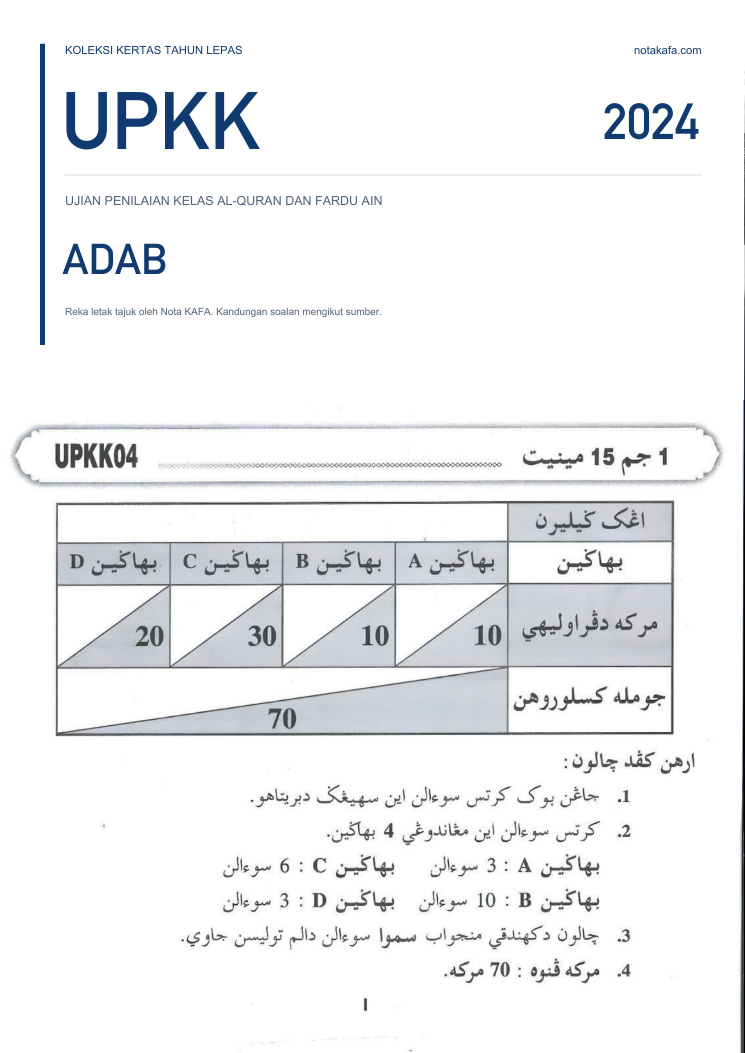
#> input picture assets/kertas/adab-2024/muka01.jpg, 1489 x 2105 px, given in place of muka13.jpg, which was not available (shown at 1/2 size)
$ python baca_jadual_b2.py
#> lines starting #> are read from the running program, lines starting #| are printed output that depends on the picture
#!/usr/bin/env python3
"""Baca huruf jawapan jadual B dengan mengasingkan nombor dan huruf.

OCR biasa gagal pada jadual 2 lajur yang kecil: Vision menggabungkan
"nombor + huruf" atau memecahkannya kepada baris berbeza, jadi susunan
baris tidak boleh dipercayai.

Skrip ini mengambil langkah berbeza:

1. Cari **kedudukan** setiap nombor (x, y) melalui OCR — nombor sahaja
   mudah dikesan kerana ia hanya satu aksara.
2. Potong **window kecil** tepat sebelah nombor itu (kiri atau kanan, pada
   baris yang sama) dan OCR window tersebut — isinya hanya satu huruf.

Langkah 2 offender "huruf" terus kepada nombornya, tanpa perlu meneka
susunan lajur.
"""
import re
import subprocess
import sys
from collections import Counter, defaultdict
from pathlib import Path

from PIL import Image

OCR = "/tmp/ocr2.swift"
AKAR = Path(__file__).resolve().parent.parent

# (kertas, muka, y0, y1) — kawasan jadual jawapan B pada muka skim.
KERTAS = {
    'sirah-2024': (13, 0.430, 0.580),
    'sirah-2025': (13, 0.535, 0.660),
    'jawi-2024': (13, 0.600, 0.730),
    'jawi-2025': (14, 0.630, 0.760),
    'ibadah-2025': (13, 0.490, 0.610),
}

HURUF = "ابجد"


def ocr(path: Path) -> list[tuple[float, float, str]]:
    """Kembalikan [(y, x, teks)] bagi setiap baris yang dikesan."""
    try:
        out = subprocess.run(
            ['swift', str(OCR), str(path), 'ar-SA'],
            capture_output=True, text=True, timeout=180,
        )
    except Exception:  # noqa: BLE001
        return []
    hasil = []
    for baris in out.stdout.splitlines():
        medan = baris.split('\t')
        if len(medan) < 4:
            continue
        try:
            hasil.append((float(medan[0]), float(medan[1]), medan[3]))
        except ValueError:
            continue
    return hasil


def imej(kertas: str, muka: int, x0: float, y0: float, x1: float, y1: float, zoom: float):
#> called with kertas = 'sirah-2024', muka = 13, x0 = 0.1, y0 = 0.43, x1 = 1, y1 = 0.58, zoom = 3
    im = Image.open(AKAR / 'assets' / 'kertas' / kertas / f'muka{muka:02d}.jpg')
#> im is the input picture: PIL image 1489x2105 RGB; mean R, G, B 240.6, 241.6, 243
    w, h = im.size
#> w = 1489; h = 2105
    c = im.crop((int(w * x0), int(h * y0), int(w * x1), int(h * y1)))
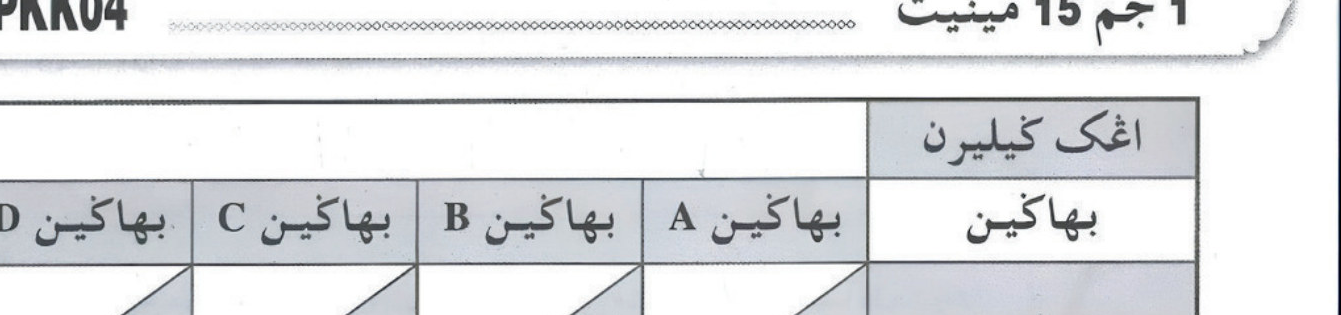
#> c: PIL image 1341x315 RGB; mean R, G, B 224.4, 225.7, 227.9
    c = c.resize((int(c.width * zoom), int(c.height * zoom)), Image.LANCZOS)
#> c: PIL image 4023x945 RGB
    return c


def kotak(kertas: str, muka: int, y0: float, y1: float, zoom: float,
          px0: float, py0: float, px1: float, py1: float) -> Path:
    """Potong kotak tertentu (koordinat relatif kawasan) dan jana klip."""
    c = imej(kertas, muka, 0, 0, 1, 1, zoom)
    W, H = c.size
    kotak_ = c.crop((int(px0 * W), int(py0 * H), int(px1 * W), int(py1 * H)))
    p = Path(f'/tmp/ocr/KOTAK_{kertas}_{int(py0*1000)}_{int(px0*1000)}.png')
    kotak_.save(p)
    return p


def cari_nombor(kertas: str, muka: int, y0: float, y1: float) -> dict[int, list[tuple[float, float]]]:
    """Cari kedudukan setiap nombor 1–10 dalam kawasan jadual."""
    kedudukan = defaultdict(list)
    for x0f in (0.10, 0.25, 0.40, 0.55, 0.70):
        for zoom in (3.0, 4.0, 5.0):
            c = imej(kertas, muka, x0f, y0, 1.0, y1, zoom)
            p = Path(f'/tmp/ocr/NUM_{kertas}_{x0f}_{zoom}.png')
            c.save(p)
            for (y, x, teks) in ocr(p):
                teks = teks.strip()
                # Observation yang mengandungi KECIL sahaja nombor.
                if re.fullmatch(r'[0-9٠-٩]{1,2}', teks):
                    n = int(teks.translate(str.maketrans('٠١٢٣٤٥٦٧٨٩', '0123456789')))
                    if 1 <= n <= 10:
                        # Koordinat relatif terhadap kawasan.
                        kedudukan[n].append(((y), (x0f + x * (1.0 - x0f))))
            p.unlink(missing_ok=True)
    return kedudukan


def main() -> int:
    for kertas, (muka, y0, y1) in KERTAS.items():
        print('#' * 12, kertas)
        kedudukan = cari_nombor(kertas, muka, y0, y1)
        for n in range(1, 11):
            pos = kedudukan.get(n)
            if not pos:
                print(f'  B{n:2d} = ? (nombor tidak dijumpai)')
                continue
            undian = Counter()
            for (y, x) in pos[:3]:
                for sisi in (-1, 1):
                    for lebar in (0.035, 0.055, 0.08):
                        px0 = max(0.0, x + sisi * 0.012)
                        px1 = min(1.0, x + sisi * lebar)
                        py0 = max(0.0, y - 0.022)
                        py1 = min(1.0, y + 0.022)
                        if px1 - px0 < 0.008:
                            continue
                        p = kotak(kertas, muka, y0, y1, 6.0, px0, py0, px1, py1)
                        for (_, _, teks) in ocr(p):
                            for ch in teks:
                                if ch in HURUF:
                                    undian[ch] += 1
                        p.unlink(missing_ok=True)
            if undian:
                huruf, n = undian.most_common(1)[0]
                print(f'  B{n if False else n} = {huruf}  (undi {undian[huruf]}/{sum(undian.values())}) '
                      f'{dict(undian)}')
            else:
                print(f'  B{n:2d} = ? (huruf tidak dijumpai)')
    return 0


if __name__ == '__main__':
    sys.exit(main())
#> (the call stopped at in ocr, `out = subprocess.run( ['swift', str(OCR), str(path), 'ar-SA'], capture..`: subprocess is not available in this run)

$ run again, on assets/kertas/adab-2025/muka02.jpg
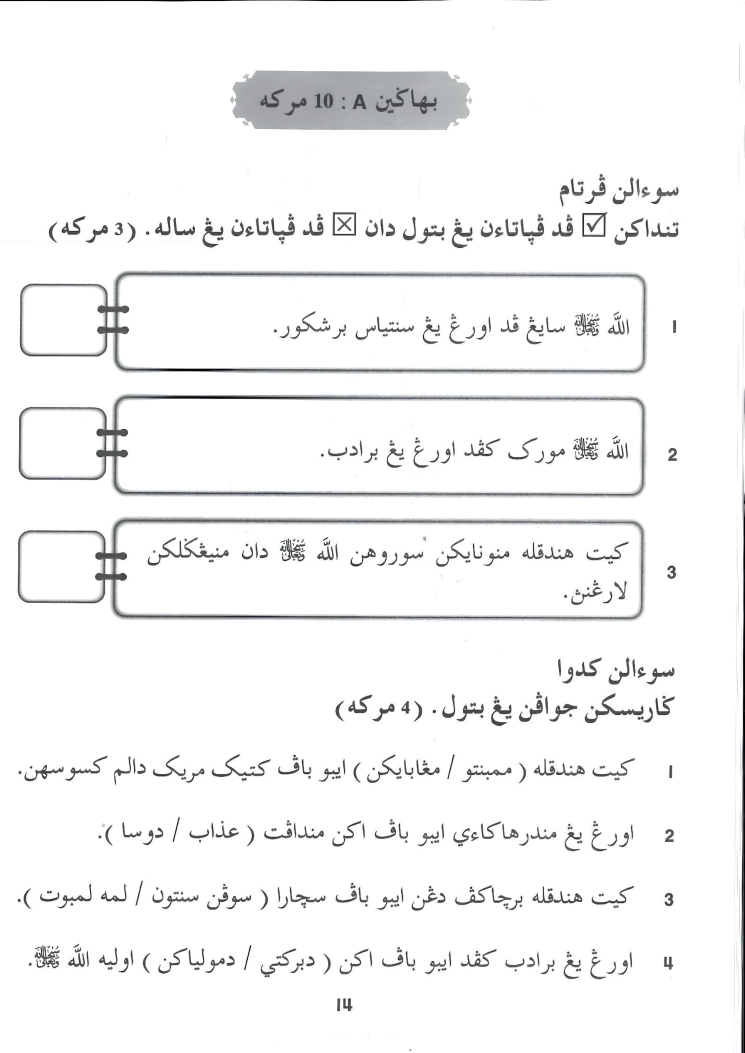
#> input picture assets/kertas/adab-2025/muka02.jpg, 1489 x 2105 px, given in place of muka13.jpg, which was not available (shown at 1/2 size)
#> in imej, im is the input picture: PIL image 1489x2105 RGB; mean R, G, B 244.9, 245.1, 245.3
#> in imej, `c = im.crop((int(w * x0), int(h * y0), int(w * x1), int(h * y1)))`:
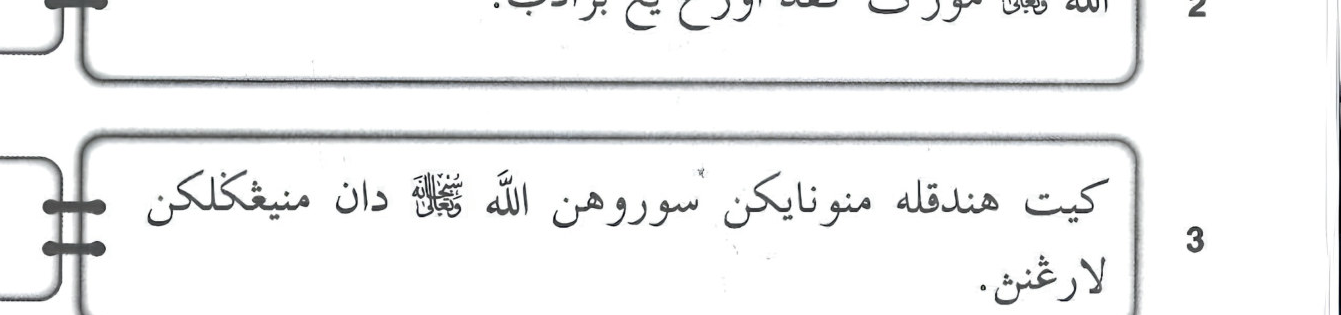
#> c: PIL image 1341x315 RGB; mean R, G, B 241.2, 241.5, 241.7

$ run again, on assets/kertas/adab-2025/muka03.jpg
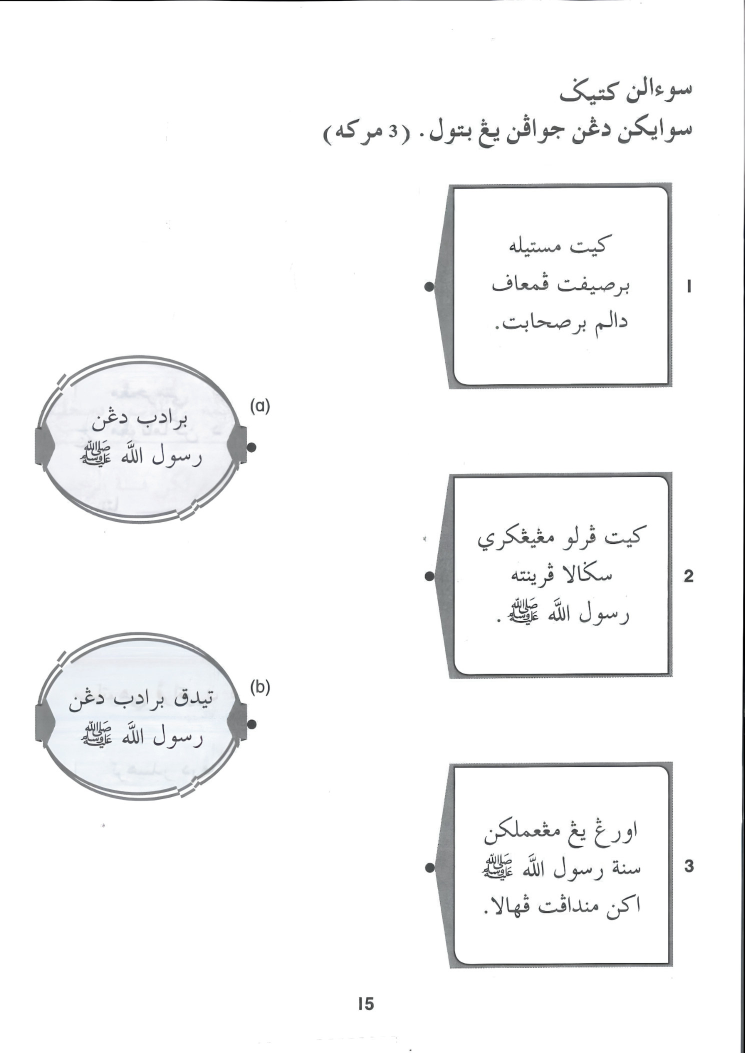
#> input picture assets/kertas/adab-2025/muka03.jpg, 1489 x 2105 px, given in place of muka13.jpg, which was not available (shown at 1/2 size)
#> in imej, im is the input picture: PIL image 1489x2105 RGB; mean R, G, B 247, 247.3, 247.6
#> in imej, `c = im.crop((int(w * x0), int(h * y0), int(w * x1), int(h * y1)))`:
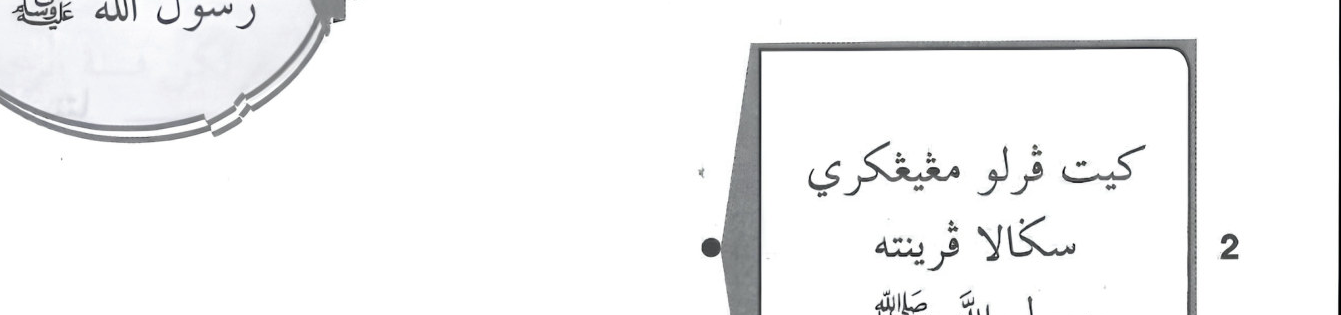
#> c: PIL image 1341x315 RGB; mean R, G, B 244.4, 244.6, 245

$ run again, on assets/kertas/akidah-2024/muka01.jpg
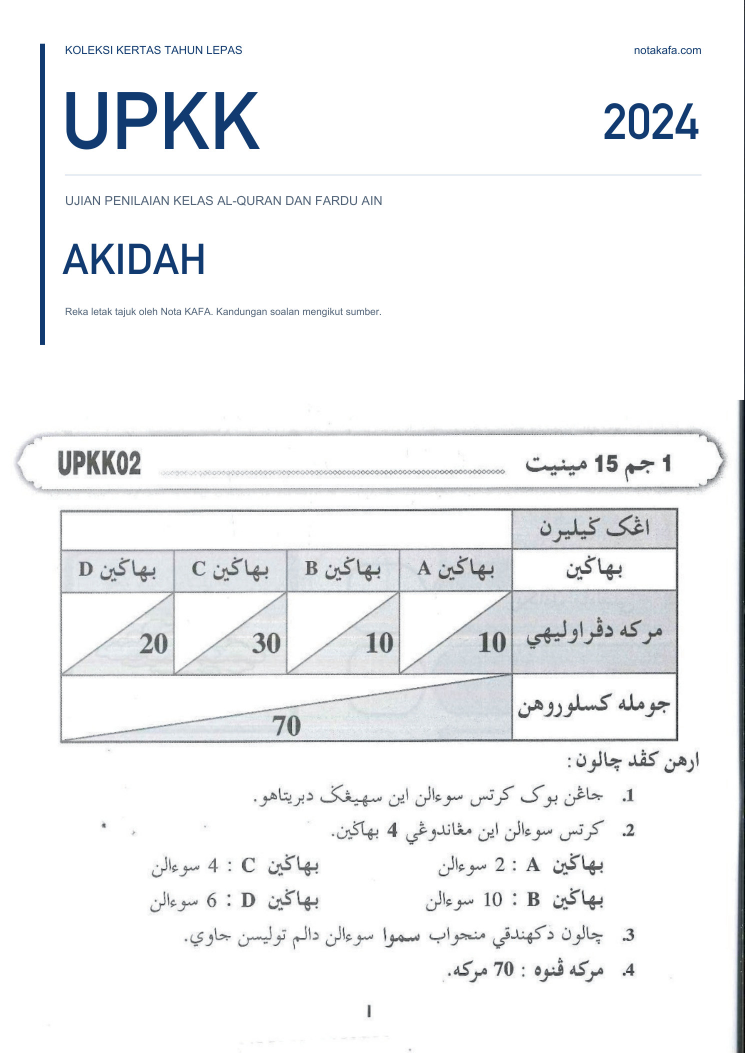
#> input picture assets/kertas/akidah-2024/muka01.jpg, 1489 x 2105 px, given in place of muka13.jpg, which was not available (shown at 1/2 size)
#> in imej, im is the input picture: PIL image 1489x2105 RGB; mean R, G, B 241.7, 242.7, 243.9
#> in imej, `c = im.crop((int(w * x0), int(h * y0), int(w * x1), int(h * y1)))`:
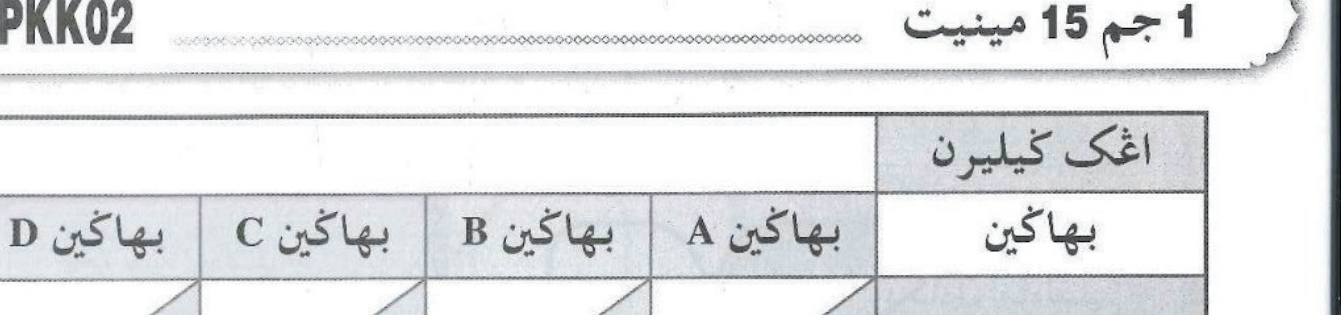
#> c: PIL image 1341x315 RGB; mean R, G, B 228.4, 229.5, 231
